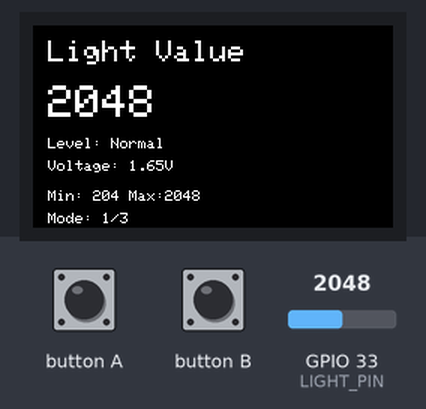
A sketch run on a simulated ESP32. On the bench: 240×135 colour display. Inputs (shaded band) come from the test bench; at power-on: GPIO 33 (LIGHT_PIN) = 2048. What the sketch prints to the serial monitor is not drawn.

Above: at 3.4 s.
3.5 s: GPIO 33 (LIGHT_PIN) set to 2944
At 4.8 s:
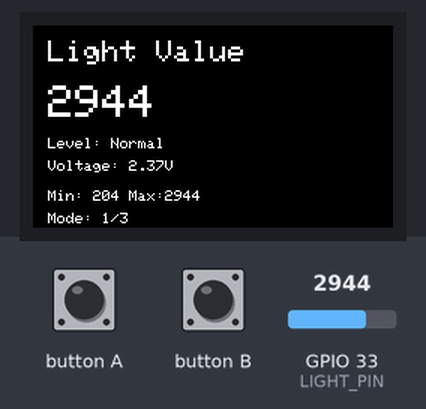
5.0 s: GPIO 33 (LIGHT_PIN) set to 3027
At 6.6 s:
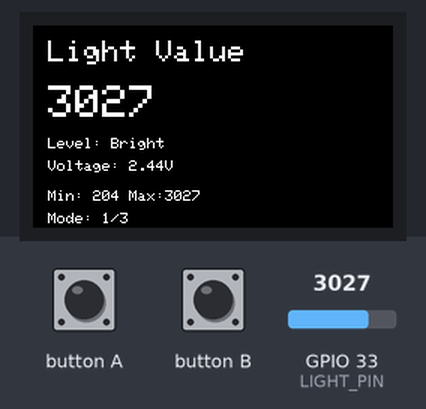
7.1 s: button A pressed for 0.15 s
At 8.7 s:
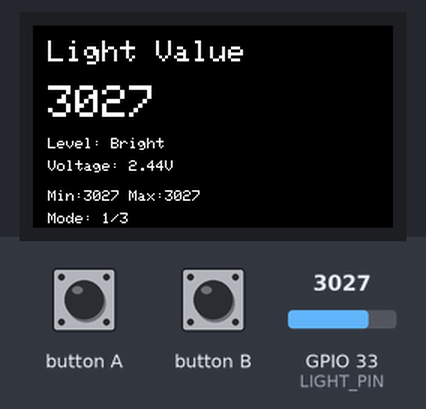
9.3 s: button B pressed for 0.15 s
At 10.2 s:
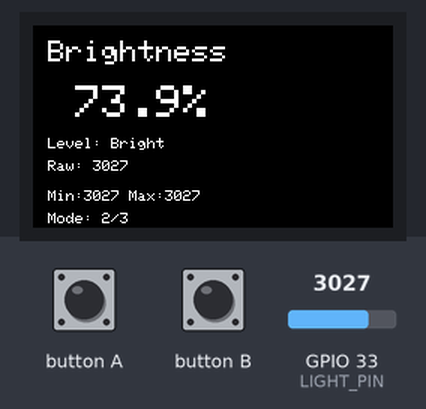
10.9 s: GPIO 33 (LIGHT_PIN) set to 491
At 12.3 s:
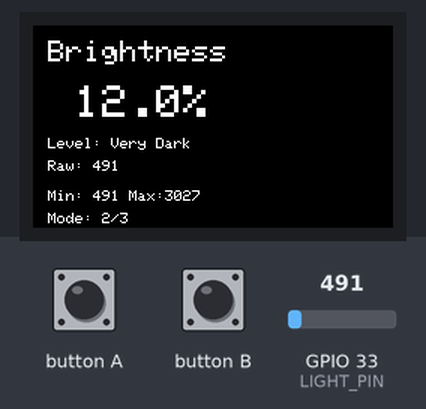
12.6 s: button A pressed for 1 s
At 14.0 s:
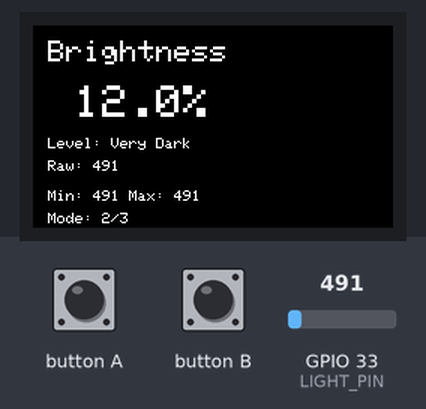
Timing chart, 0 to 15.6 s (numbered marks = the images above; inputs shaded):
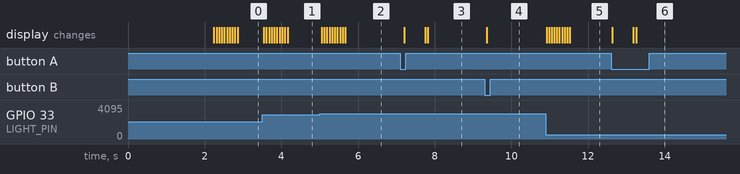

Measured:
- the behaviour switches between 2999 and 3000 on GPIO 33 (LIGHT_PIN) (found by bisection; images 1 and 2)
- after the input at 3.5 s, the display: first changes after 0.05 s (image 1 shows a later state)
- after the input at 5.0 s, the display: first changes after 0.06 s (image 2 shows a later state)
- after the input at 7.1 s, the display: first changes after 0.10 s (image 3 shows a later state)
- after the input at 9.3 s, the display: changes after 0.06 s (image 4)
- after the input at 10.9 s, the display: first changes at once (image 5 shows a later state)
- after the input at 12.6 s, the display: first changes at once (image 6 shows a later state)

The sketch:

light_unit.ino
```cpp
/*
 * M5StickC Plus 1.1 Light Unit Sample
 *
 * このサンプルはM5StickC Plus 1.1にLight Unitを接続して
 * 光センサー（フォトレジスタ）の値を読み取り表示します。
 *
 * 接続:
 * - Light UnitをM5StickC Plus 1.1のGrove端子（HAT端子）に接続
 * - GPIO33 (ADC): アナログ入力
 *
 * ボタン操作:
 * - ボタンA (M5ボタン): 最小値/最大値をリセット
 * - ボタンB (側面ボタン): 表示モード切り替え
 */

#include <M5StickCPlus.h>

// M5StickC Plus 1.1 のGrove端子アナログピン
#define LIGHT_PIN 33  // GPIO33 (ADC1_CH5)

// 表示モード
enum DisplayMode {
  MODE_VALUE,      // 生の値表示
  MODE_PERCENT,    // パーセント表示
  MODE_BAR,        // バーグラフ表示
  MODE_MAX
};

DisplayMode currentMode = MODE_VALUE;

// 最小値・最大値トラッキング
int minValue = 4095;
int maxValue = 0;

// 移動平均フィルタ用
const int SAMPLE_SIZE = 10;
int samples[SAMPLE_SIZE];
int sampleIndex = 0;
long sampleSum = 0;

void setup() {
  M5.begin();

  // アナログピンの設定
  pinMode(LIGHT_PIN, INPUT);
  analogSetAttenuation(ADC_11db);  // 0-3.3V範囲

  // サンプル配列の初期化
  for (int i = 0; i < SAMPLE_SIZE; i++) {
    samples[i] = 0;
  }

  // 画面の初期化
  M5.Lcd.setRotation(3);
  M5.Lcd.fillScreen(BLACK);
  M5.Lcd.setTextSize(2);
  M5.Lcd.setCursor(10, 10);
  M5.Lcd.println("Light Unit");
  M5.Lcd.setTextSize(1);
  M5.Lcd.setCursor(10, 40);
  M5.Lcd.println("Btn A: Reset Min/Max");
  M5.Lcd.setCursor(10, 60);
  M5.Lcd.println("Btn B: Mode Change");

  Serial.begin(115200);
  Serial.println("M5StickC Plus 1.1 Light Unit Sample Started");

  delay(2000);
  M5.Lcd.fillScreen(BLACK);
}

void loop() {
  M5.update();

  // アナログ値読み取り（12bit: 0-4095）
  int rawValue = analogRead(LIGHT_PIN);

  // 移動平均フィルタ
  sampleSum = sampleSum - samples[sampleIndex] + rawValue;
  samples[sampleIndex] = rawValue;
  sampleIndex = (sampleIndex + 1) % SAMPLE_SIZE;
  int smoothedValue = sampleSum / SAMPLE_SIZE;

  // 最小値・最大値の更新
  if (smoothedValue < minValue) minValue = smoothedValue;
  if (smoothedValue > maxValue) maxValue = smoothedValue;

  // パーセント計算（値が大きいほど明るい）
  float percent = (smoothedValue / 4095.0) * 100.0;

  // 電圧計算
  float voltage = (smoothedValue / 4095.0) * 3.3;

  // 明るさレベル判定
  String lightLevel = getLightLevel(smoothedValue);

  // ボタンA: 最小値/最大値リセット
  if (M5.BtnA.wasPressed()) {
    minValue = 4095;
    maxValue = 0;
    M5.Lcd.fillScreen(BLACK);
    M5.Lcd.setCursor(10, 10);
    M5.Lcd.setTextSize(2);
    M5.Lcd.println("Reset!");
    delay(500);
    M5.Lcd.fillScreen(BLACK);
    Serial.println("Min/Max values reset");
  }

  // ボタンB: 表示モード切り替え
  if (M5.BtnB.wasPressed()) {
    currentMode = (DisplayMode)((currentMode + 1) % MODE_MAX);
    M5.Lcd.fillScreen(BLACK);
    Serial.print("Mode changed to: ");
    Serial.println(currentMode);
  }

  // 表示更新
  displayLightData(smoothedValue, percent, voltage, lightLevel);

  // シリアル出力
  if (millis() % 500 < 50) {  // 約500msごとに出力
    printLightData(smoothedValue, percent, voltage, lightLevel);
  }

  delay(50);
}

String getLightLevel(int value) {
  if (value < 500) return "Very Dark";
  else if (value < 1000) return "Dark";
  else if (value < 2000) return "Dim";
  else if (value < 3000) return "Normal";
  else if (value < 3500) return "Bright";
  else return "Very Bright";
}

void displayLightData(int smoothedValue, float percent, float voltage, String lightLevel) {
  M5.Lcd.setTextSize(2);
  M5.Lcd.setCursor(10, 10);

  switch (currentMode) {
    case MODE_VALUE:
      M5.Lcd.println("Light Value");
      M5.Lcd.setTextSize(3);
      M5.Lcd.setCursor(10, 40);
      M5.Lcd.printf("%4d    ", smoothedValue);

      M5.Lcd.setTextSize(1);
      M5.Lcd.setCursor(10, 75);
      M5.Lcd.printf("Level: %s       ", lightLevel.c_str());
      M5.Lcd.setCursor(10, 90);
      M5.Lcd.printf("Voltage: %.2fV  ", voltage);
      break;

    case MODE_PERCENT:
      M5.Lcd.println("Brightness");
      M5.Lcd.setTextSize(3);
      M5.Lcd.setCursor(10, 40);
      M5.Lcd.printf("%5.1f%%  ", percent);

      M5.Lcd.setTextSize(1);
      M5.Lcd.setCursor(10, 75);
      M5.Lcd.printf("Level: %s       ", lightLevel.c_str());
      M5.Lcd.setCursor(10, 90);
      M5.Lcd.printf("Raw: %d    ", smoothedValue);
      break;

    case MODE_BAR:
      M5.Lcd.println("Bar Graph");

      // バーグラフ表示
      int barWidth = (int)((smoothedValue / 4095.0) * 220);
      M5.Lcd.fillRect(10, 40, 220, 30, BLACK);
      M5.Lcd.drawRect(10, 40, 220, 30, WHITE);

      // 色分け
      uint16_t barColor;
      if (smoothedValue < 1000) barColor = BLUE;
      else if (smoothedValue < 2500) barColor = GREEN;
      else barColor = YELLOW;

      M5.Lcd.fillRect(12, 42, barWidth - 4, 26, barColor);

      M5.Lcd.setTextSize(1);
      M5.Lcd.setCursor(10, 80);
      M5.Lcd.printf("Value: %d (%.1f%%)  ", smoothedValue, percent);
      M5.Lcd.setCursor(10, 95);
      M5.Lcd.printf("Level: %s       ", lightLevel.c_str());
      break;
  }

  // 最小値・最大値表示
  M5.Lcd.setTextSize(1);
  M5.Lcd.setCursor(10, 110);
  M5.Lcd.printf("Min:%4d Max:%4d", minValue, maxValue);

  // モード表示
  M5.Lcd.setCursor(10, 125);
  M5.Lcd.printf("Mode: %d/%d", currentMode + 1, MODE_MAX);
}

void printLightData(int smoothedValue, float percent, float voltage, String lightLevel) {
  Serial.println("--- Light Unit Data ---");
  Serial.printf("Raw Value: %d (0-4095)\n", smoothedValue);
  Serial.printf("Voltage:   %.2f V\n", voltage);
  Serial.printf("Percent:   %.1f %%\n", percent);
  Serial.printf("Level:     %s\n", lightLevel.c_str());
  Serial.printf("Min: %d, Max: %d\n", minValue, maxValue);
  Serial.println();
}
```
